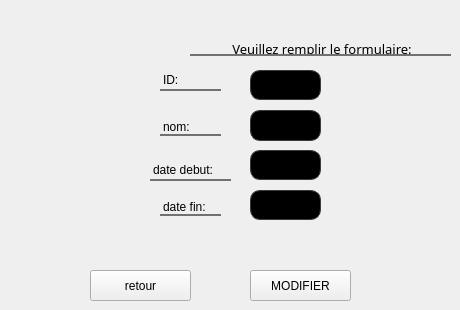
    <widget class="QWidget" name="page_7">
     <widget class="QLabel" name="label_8_mar">
      <property name="geometry">
       <rect>
        <x>190</x>
        <y>40</y>
        <width>261</width>
        <height>16</height>
       </rect>
      </property>
      <property name="font">
       <font>
        <family>Century Gothic</family>
        <pointsize>10</pointsize>
        <weight>9</weight>
        <italic>false</italic>
        <bold>false</bold>
       </font>
      </property>
      <property name="styleSheet">
       <string notr="true">color: rgb(0, 0, 0);
font: 75 10pt &quot;Century Gothic&quot;;
background:transparent;
border:none;

border-bottom:2px solid#717072;
</string>
      </property>
      <property name="text">
       <string>&lt;html&gt;&lt;head/&gt;&lt;body&gt;&lt;p align=&quot;center&quot;&gt;Veuillez remplir le formulaire:&lt;/p&gt;&lt;/body&gt;&lt;/html&gt;</string>
      </property>
     </widget>
     <widget class="QPushButton" name="MODIF_mar">
      <property name="geometry">
       <rect>
        <x>250</x>
        <y>270</y>
        <width>101</width>
        <height>31</height>
       </rect>
      </property>
      <property name="styleSheet">
       <string notr="true">background: tranparent;
font: italic 12pt &quot;Century Gothic&quot;;
color: qconicalgradient(cx:0.5, cy:0.5, angle:0, stop:0 rgba(35, 40, 3, 255), stop:0.16 rgba(136, 106, 22, 255), stop:0.225 rgba(166, 140, 41, 255), stop:0.285 rgba(204, 181, 74, 255), stop:0.345 rgba(235, 219, 102, 255), stop:0.415 rgba(245, 236, 112, 255), stop:0.52 rgba(209, 190, 76, 255), stop:0.57 rgba(187, 156, 51, 255), stop:0.635 rgba(168, 142, 42, 255), stop:0.695 rgba(202, 174, 68, 255), stop:0.75 rgba(218, 202, 86, 255), stop:0.815 rgba(208, 187, 73, 255), stop:0.88 rgba(187, 156, 51, 255), stop:0.935 rgba(137, 108, 26, 255), stop:1 rgba(35, 40, 3, 255));
border-bottom:2px solid#717072;
border-color: qconicalgradient(cx:0.5, cy:0.5, angle:0, stop:0 rgba(35, 40, 3, 255), stop:0.16 rgba(136, 106, 22, 255), stop:0.225 rgba(166, 140, 41, 255), stop:0.285 rgba(204, 181, 74, 255), stop:0.345 rgba(235, 219, 102, 255), stop:0.415 rgba(245, 236, 112, 255), stop:0.52 rgba(209, 190, 76, 255), stop:0.57 rgba(187, 156, 51, 255), stop:0.635 rgba(168, 142, 42, 255), stop:0.695 rgba(202, 174, 68, 255), stop:0.75 rgba(218, 202, 86, 255), stop:0.815 rgba(208, 187, 73, 255), stop:0.88 rgba(187, 156, 51, 255), stop:0.935 rgba(137, 108, 26, 255), stop:1 rgba(35, 40, 3, 255));
background-color: rgb(255, 212, 250);

border-radius:15px;}
QPushButton:hover{
	
	background-color: rgb(234, 78, 117);</string>
      </property>
      <property name="text">
       <string>MODIFIER</string>
      </property>
     </widget>
     <widget class="QLineEdit" name="id_Modif_mar">
      <property name="geometry">
       <rect>
        <x>250</x>
        <y>70</y>
        <width>71</width>
        <height>30</height>
       </rect>
      </property>
      <property name="minimumSize">
       <size>
        <width>0</width>
        <height>30</height>
       </size>
      </property>
      <property name="maximumSize">
       <size>
        <width>100</width>
        <height>80</height>
       </size>
      </property>
      <property name="styleSheet">
       <string notr="true">
    color: rgb(60, 60, 60);
    background-color: rgb(0, 0, 0);
    border: 1px solid rgb(60, 60, 60);
    border-radius: 10px;

</string>
      </property>
     </widget>
     <widget class="QLabel" name="label_9_mar">
      <property name="geometry">
       <rect>
        <x>160</x>
        <y>70</y>
        <width>61</width>
        <height>21</height>
       </rect>
      </property>
      <property name="styleSheet">
       <string notr="true">color: rgb(0, 0, 0);
font: 75 10pt &quot;Century Gothic&quot;;
background:transparent;
border:none;

border-bottom:2px solid#717072;
</string>
      </property>
      <property name="text">
       <string>ID:</string>
      </property>
     </widget>
     <widget class="QLabel" name="label_12_mar">
      <property name="geometry">
       <rect>
        <x>160</x>
        <y>120</y>
        <width>61</width>
        <height>16</height>
       </rect>
      </property>
      <property name="styleSheet">
       <string notr="true">color: rgb(0, 0, 0);
font: 75 10pt &quot;Century Gothic&quot;;
background:transparent;
border:none;

border-bottom:2px solid#717072;
</string>
      </property>
      <property name="text">
       <string>nom:</string>
      </property>
     </widget>
     <widget class="QLabel" name="label_10_mar">
      <property name="geometry">
       <rect>
        <x>160</x>
        <y>200</y>
        <width>61</width>
        <height>16</height>
       </rect>
      </property>
      <property name="styleSheet">
       <string notr="true">color: rgb(0, 0, 0);
font: 75 10pt &quot;Century Gothic&quot;;
background:transparent;
border:none;

border-bottom:2px solid#717072;
</string>
      </property>
      <property name="text">
       <string>date fin:</string>
      </property>
     </widget>
     <widget class="QLabel" name="label_11_mar">
      <property name="geometry">
       <rect>
        <x>150</x>
        <y>160</y>
        <width>81</width>
        <height>21</height>
       </rect>
      </property>
      <property name="styleSheet">
       <string notr="true">color: rgb(0, 0, 0);
font: 75 10pt &quot;Century Gothic&quot;;
background:transparent;
border:none;

border-bottom:2px solid#717072;
</string>
      </property>
      <property name="text">
       <string>date debut:</string>
      </property>
     </widget>
     <widget class="QPushButton" name="pushButton_3_mar">
      <property name="geometry">
       <rect>
        <x>90</x>
        <y>270</y>
        <width>101</width>
        <height>31</height>
       </rect>
      </property>
      <property name="styleSheet">
       <string notr="true">background: tranparent;
font: italic 12pt &quot;Century Gothic&quot;;
color: qconicalgradient(cx:0.5, cy:0.5, angle:0, stop:0 rgba(35, 40, 3, 255), stop:0.16 rgba(136, 106, 22, 255), stop:0.225 rgba(166, 140, 41, 255), stop:0.285 rgba(204, 181, 74, 255), stop:0.345 rgba(235, 219, 102, 255), stop:0.415 rgba(245, 236, 112, 255), stop:0.52 rgba(209, 190, 76, 255), stop:0.57 rgba(187, 156, 51, 255), stop:0.635 rgba(168, 142, 42, 255), stop:0.695 rgba(202, 174, 68, 255), stop:0.75 rgba(218, 202, 86, 255), stop:0.815 rgba(208, 187, 73, 255), stop:0.88 rgba(187, 156, 51, 255), stop:0.935 rgba(137, 108, 26, 255), stop:1 rgba(35, 40, 3, 255));
border-bottom:2px solid#717072;
border-color: qconicalgradient(cx:0.5, cy:0.5, angle:0, stop:0 rgba(35, 40, 3, 255), stop:0.16 rgba(136, 106, 22, 255), stop:0.225 rgba(166, 140, 41, 255), stop:0.285 rgba(204, 181, 74, 255), stop:0.345 rgba(235, 219, 102, 255), stop:0.415 rgba(245, 236, 112, 255), stop:0.52 rgba(209, 190, 76, 255), stop:0.57 rgba(187, 156, 51, 255), stop:0.635 rgba(168, 142, 42, 255), stop:0.695 rgba(202, 174, 68, 255), stop:0.75 rgba(218, 202, 86, 255), stop:0.815 rgba(208, 187, 73, 255), stop:0.88 rgba(187, 156, 51, 255), stop:0.935 rgba(137, 108, 26, 255), stop:1 rgba(35, 40, 3, 255));
background-color: rgb(255, 212, 250);

border-radius:15px;}
QPushButton:hover{
	
	background-color: rgb(234, 78, 117);</string>
      </property>
      <property name="text">
       <string>retour</string>
      </property>
     </widget>
     <widget class="QLineEdit" name="nom_Modif_mar">
      <property name="geometry">
       <rect>
        <x>250</x>
        <y>110</y>
        <width>71</width>
        <height>31</height>
       </rect>
      </property>
      <property name="minimumSize">
       <size>
        <width>0</width>
        <height>30</height>
       </size>
      </property>
      <property name="maximumSize">
       <size>
        <width>100</width>
        <height>80</height>
       </size>
      </property>
      <property name="styleSheet">
       <string notr="true">
    color: rgb(60, 60, 60);
    background-color: rgb(0, 0, 0);
    border: 1px solid rgb(60, 60, 60);
    border-radius: 10px;

</string>
      </property>
     </widget>
     <widget class="QLineEdit" name="datef_Modif_mar">
      <property name="geometry">
       <rect>
        <x>250</x>
        <y>190</y>
        <width>71</width>
        <height>30</height>
       </rect>
      </property>
      <property name="minimumSize">
       <size>
        <width>0</width>
        <height>30</height>
       </size>
      </property>
      <property name="maximumSize">
       <size>
        <width>100</width>
        <height>80</height>
       </size>
      </property>
      <property name="styleSheet">
       <string notr="true">
    color: rgb(60, 60, 60);
    background-color: rgb(0, 0, 0);
    border: 1px solid rgb(60, 60, 60);
    border-radius: 10px;

</string>
      </property>
     </widget>
     <widget class="QLineEdit" name="dated_Modif_mar">
      <property name="geometry">
       <rect>
        <x>250</x>
        <y>150</y>
        <width>71</width>
        <height>30</height>
       </rect>
      </property>
      <property name="minimumSize">
       <size>
        <width>0</width>
        <height>30</height>
       </size>
      </property>
      <property name="maximumSize">
       <size>
        <width>100</width>
        <height>80</height>
       </size>
      </property>
      <property name="styleSheet">
       <string notr="true">
    color: rgb(60, 60, 60);
    background-color: rgb(0, 0, 0);
    border: 1px solid rgb(60, 60, 60);
    border-radius: 10px;

</string>
      </property>
     </widget>
    </widget>
